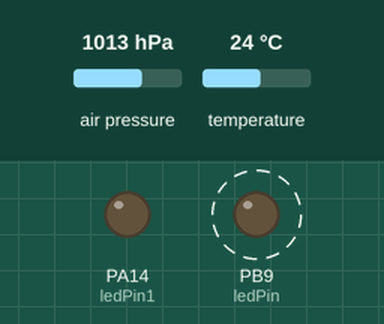
Recording of a sketch running on a simulated STM32 Blue Pill. Shown: output pins drawn as LEDs (lit = HIGH). Dashed ring = blinking. The inputs (shaded band) are chosen by the test bench; at power-on: air pressure 1013 hPa, temperature 24 °C. What the sketch prints to the serial monitor is not drawn.

Above: at 0.5 s.
At 7.5 s:
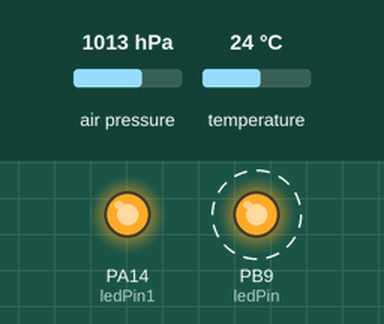
Timing chart, 0 to 9.2 s (numbered marks = the images above):
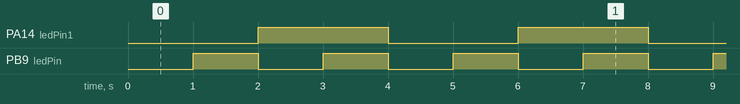

Measured:
- by itself, PA14 (ledPin1): alternates HIGH for 2.0 s and LOW for 2.0 s
- by itself, PB9 (ledPin): alternates HIGH for 1.0 s and LOW for 1.0 s
- by itself, everything shown: repeats every 4.0 s, in 6 steps

The sketch:

STM32F4_MatekF405STD_-blink_SensorJSON.ino
```cpp
#include <Adafruit_BMP280.h>
#include <ArduinoJson.h>

Adafruit_BMP280 bmp; // I2C

const int ledPin = PB9;  // Pin number of the BLUE LED
const int ledPin1 = PA14;  // Pin number of the RED LED

int ledState = LOW;  // ledState used to set the LED
int ledState1 = LOW;

unsigned long previousMillis = 0;  // will store last time LED was updated
unsigned long previousMillis1 = 0;

const long interval = 1000;  // interval at which to blink (milliseconds)
const long interval1 = 2000;

void setup() {
  pinMode(ledPin, OUTPUT);
  pinMode(ledPin1, OUTPUT);
  if (!bmp.begin(0x76)) {
//    Serial.println(F("Could not find a valid BMP280 sensor, check wiring!"));
    while (1);
  }
  bmp.setSampling(Adafruit_BMP280::MODE_NORMAL,     /* Operating Mode. */
                  Adafruit_BMP280::SAMPLING_X2,     /* Temp. oversampling */
                  Adafruit_BMP280::SAMPLING_X16,    /* Pressure oversampling */
                  Adafruit_BMP280::FILTER_X16,      /* Filtering. */
                  Adafruit_BMP280::STANDBY_MS_500); /* Standby time. */
}

void loop() {
  unsigned long currentMillis = millis();
  unsigned long currentMillis1 = millis();
  if (currentMillis - previousMillis >= interval) {
    previousMillis = currentMillis;
    if (ledState == LOW) {
      ledState = HIGH;
    } else {
      ledState = LOW;
    }
    digitalWrite(ledPin, ledState);
  }
  if (currentMillis1 - previousMillis1 >= interval1) {
    previousMillis1 = currentMillis1;
    if (ledState1 == LOW) {
      ledState1 = HIGH;
    } else {
      ledState1 = LOW;
      sendjson();
    }
    digitalWrite(ledPin1, ledState1);
  }
}

void sendjson () {
  JsonDocument root;
  JsonObject pres = root.createNestedObject("Pressure");
  JsonObject alt = root.createNestedObject("Approx Altitude");
  JsonObject temp = root.createNestedObject("Temperature");

  pres["Value"] = bmp.readPressure();
  alt["Value"] = bmp.readAltitude(1008);
  temp["Value"] = bmp.readTemperature();
  pres["Unit"] = "Pa";
  alt["Unit"] = "M";
  temp["Unit"] = "°C";
  // JsonArray dt = pval.createNestedArray("dttt");
  // dt.add(123);

  serializeJson(root, Serial);
  //serializeJsonPretty(root, Serial);
}
```
